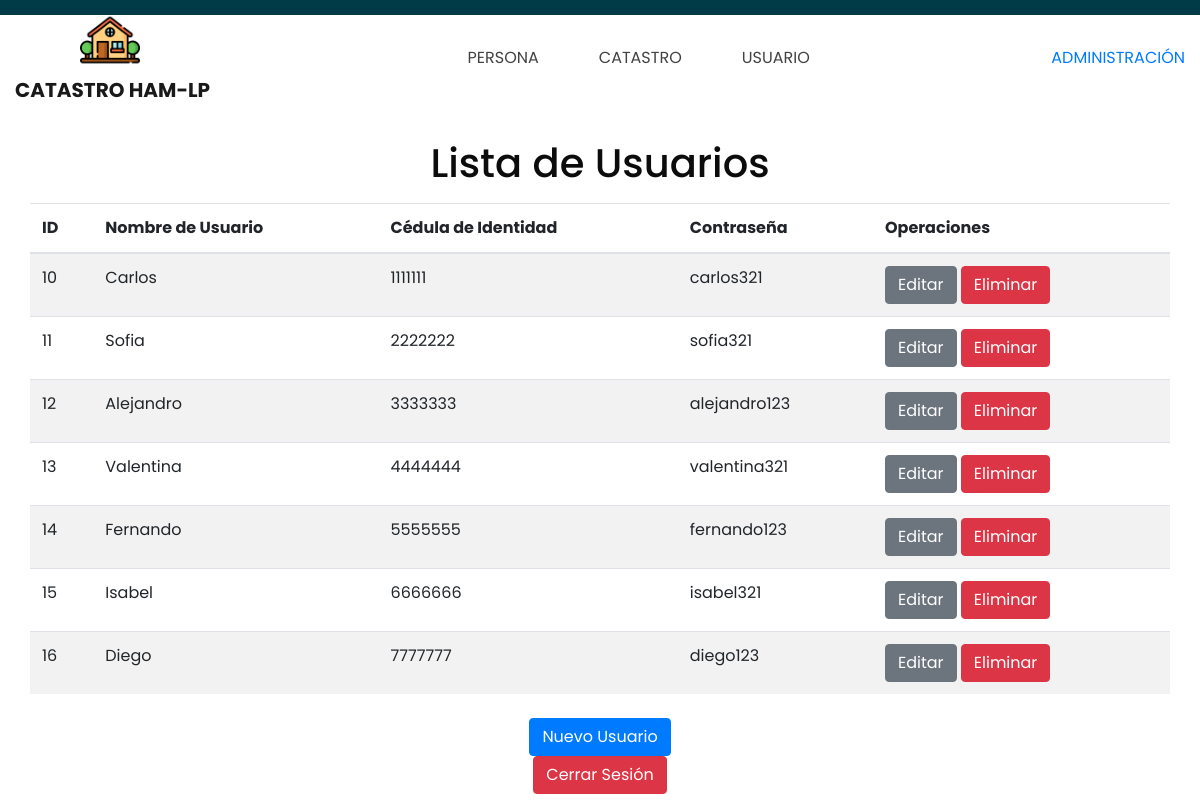
Screenshot of /2/paginas/usuario/usuario.php with the database file from the repository.
### tables this page shows
CREATE TABLE `users` (
  `id` int(11) NOT NULL,
  `username` varchar(100) NOT NULL,
  `ci` int(11) NOT NULL,
  `password` varchar(255) NOT NULL,
  `role` enum('administrador','cliente') DEFAULT 'cliente'
);

### 2/paginas/usuario/usuario.php (the view, shortened to what this page needs)
<?php
include "../conexion.inc.php";
$sql = "SELECT * FROM users WHERE role = 'cliente'";
$resultado = mysqli_query($con, $sql);
?>
<!DOCTYPE html>
<html lang="es">
<head>
  <link rel="stylesheet" href="../css/bootstrap.css">
  <link rel="stylesheet" href="../css/style.css">
  <link rel="stylesheet" href="../css/responsive.css">
</head>
<body>
  <div class="hero_area">
      <div class="container-fluid">
        <nav class="navbar navbar-expand-lg custom_nav-container">
          <a class="navbar-brand" href="index.php">
            <img src="../images/logocasa.png" alt="Logo La Paz" style="width: 60px; height: auto;">
            <span>Catastro HAM-LP</span>
          </a>
          <div class="collapse navbar-collapse" id="navbarNav">
            <ul class="navbar-nav mx-auto">
              <li class="nav-item">
                <a class="nav-link" href="../persona/persona.php">Persona</a>
              </li>
              <li class="nav-item">
                <a class="nav-link" href="../catastro/catastro.php">Catastro</a>
              </li>
              <li class="nav-item">
                <a class="nav-link" href="usuario.php">Usuario</a>
              </li>
            </ul>
            <div class="quote_btn-container">
              <a href="tel:+011234567890">ADMINISTRACIÓN</a>
            </div>
          </div>
        </nav>
      </div>
    <main class="container mt-4">
      <h1 class="text-center">Lista de Usuarios</h1>
      <table class="table table-striped mt-3">
        <thead>
          <tr>
            <th scope="col">ID</th>
            <th scope="col">Nombre de Usuario</th>
            <th scope="col">Cédula de Identidad</th>
            <th scope="col">Contraseña</th>
            <th scope="col">Operaciones</th>
          </tr>
        </thead>
        <tbody>
          <?php while($fila = mysqli_fetch_array($resultado)): ?>
            <tr>
              <td scope="row"><?php echo $fila['id']; ?></td>
              <td><?php echo htmlspecialchars($fila['username']); ?></td>
              <td><?php echo $fila['ci']; ?></td>
              <td><?php echo htmlspecialchars($fila['password']); ?></td>
              <td>
                <a class="btn btn-secondary" href="editarusuario.php?id=<?php echo $fila['id']; ?>">Editar</a>
                <a class="btn btn-danger" href="eliminarusuario.php?id=<?php echo $fila['id']; ?>">Eliminar</a>
              </td>
            </tr>
          <?php endwhile; ?>
        </tbody>
      </table>
      <div class="text-center mt-4">
        <a class="btn btn-primary" href="nuevousuario.php">Nuevo Usuario</a>
      </div>
    </main>
    <div class="text-center">
      <a href="../login/logout.php" class="btn btn-danger">Cerrar Sesión</a>
    </div>
  </div>
</body>
</html>

### 2/paginas/css/style.css (style rules this page uses)
body { font-family: "Poppins", sans-serif; color: #0c0c0c; background-color: #ffffff; }
.hero_area { height: 98vh; position: relative; }
.hero_area::before { content: ""; position: absolute; width: 100%; height: 15px; background-color: #023b48; }
.custom_nav-container.navbar-expand-lg .navbar-nav .nav-link { padding: 10px 30px; color: #434242; text-align: center; text-transform: uppercase; }
a, a:hover, a:focus { text-decoration: none; }
.btn, .btn:focus { outline: none !important; -webkit-box-shadow: none; box-shadow: none; }
.navbar-brand, .navbar-brand:hover { text-transform: uppercase; font-weight: bold; font-size: 24px; color: #fafcfd; }
.navbar-brand { display: -webkit-box; display: -ms-flexbox; display: flex; -webkit-box-align: center; -ms-flex-align: center; align-items: center; -webkit-box-orient: vertical; -webkit-box-direction: normal; -ms-flex-direction: column; flex-direction: column; }
.navbar-brand img { width: 30px; margin-right: 5px; }
.navbar-brand span { font-size: 20px; font-weight: 700; color: #191919; margin-top: 5px; }
.custom_nav-container { z-index: 99999; padding: 5px 0; }

### 2/paginas/css/responsive.css (style rules this page uses)
@media (min-width: 1200px) { .container { max-width: 1170px; } }

### rows the page displays
users: id "10", username "Carlos", ci "1111111", password "carlos321"
users: id "11", username "Sofia", ci "2222222", password "sofia321"
users: id "12", username "Alejandro", ci "3333333", password "alejandro123"
users: id "13", username "Valentina", ci "4444444", password "valentina321"
users: id "14", username "Fernando", ci "5555555", password "fernando123"
users: id "15", username "Isabel", ci "6666666", password "isabel321"
users: id "16", username "Diego", ci "7777777", password "diego123"
